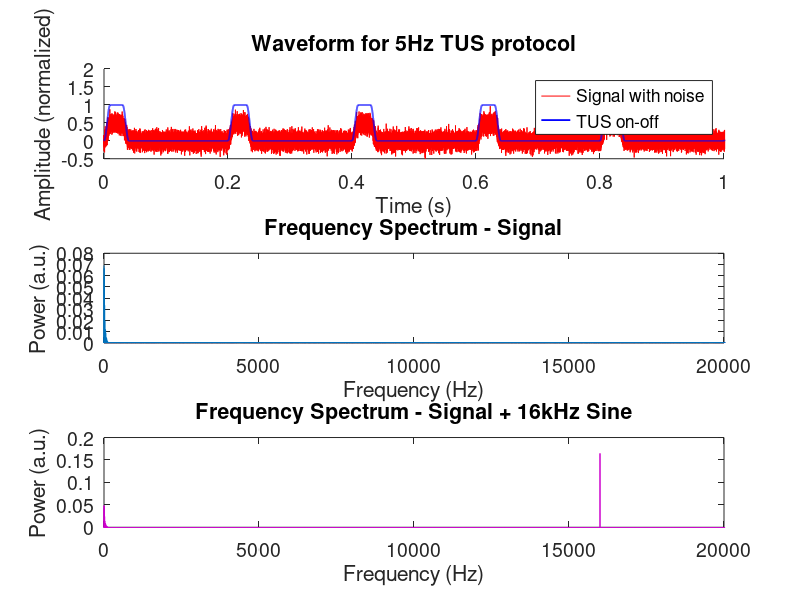
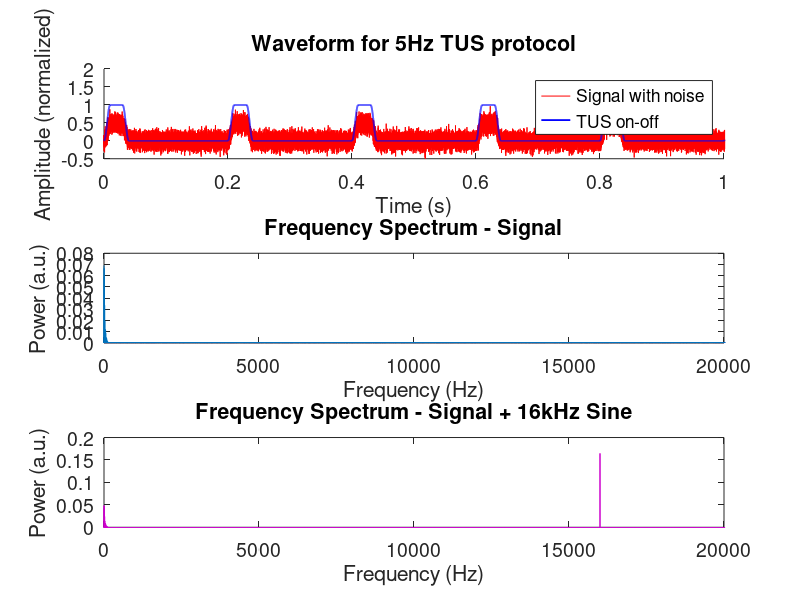

The MATLAB source for these figures, in order:
%%%%%%%%%%%%%%%%%%%%%%%%%%%%%%%%%%%%%%%%%%%%%%%%%%%%%%%%%%%%%%%%%%%%%%%%%%%
%                                                                         %
%                                NOTES                                    %
%                                                                         %
% Author: Marwan Engels
% Date: 30/06/2026
% Labs: Motivational & Cognitive Control lab & Cognitive Neuromodulation Lab
%       Donders Institute, Nijmegen.
%
% This script creates the Auditory Mask
% Simultaneously delivers a TUS protocol, plays an auditory masking souhnd, and records Localite Instrument markers. 
% - Can run both a full TUS protocol and a pilot version (i.e., 5 seconds stimulation) 
%
% NOTE: DEVELOPMENT STATUS: This script is currently under active development and is provided AS IS. 
% Script may be incomplete, undergo significant changes, or contain bugs. Use at your own discretion.
%
% Matlab 2023B                                                            
% PRESTUS Git version: @ e6bd1b2                                          
%%%%%%%%%%%%%%%%%%%%%%%%%%%%%%%%%%%%%%%%%%%%%%%%%%%%%%%%%%%%%%%%%%%%%%%%%%%


%% ControlTUS Auditory Mask Sample Generator
% Author: Marwan Engels
% Date: 28-04-2026




clear, close all

% Set seed
rng(3004)

% Set input path
pathway = pwd;
dir.out = fullfile(pathway, "output");

% Create output folder
if ~exist(dir.out, 'dir')
    mkdir(dir.out);
end

%% --------------------------------------------------------------------- %
%                      Create Sample of Auditory Mask                    %
% ---------------------------------------------------------------------- %
disp('Creating auditory masking stimulus.')
% Request user inputs
%sec = input('Enter required sample length (s): '); % Input total sample length
sec = 60;
%prf = input('Enter PRF (Hz): '); % Input pulse repetition frequency
prf = 5;
%DC = input('Enter Duty Cycle (%): '); % Input Pulse duration
DC = 20;
%snr = input('Enter signal-to-noise ratio (denominator): '); % Input signal-to-noise ratio
snr = 14;
%Tukey_ms = input('Enter Tukey ramp amount (ms): '); % Tukey ramp amount
Tukey_ms = 10;
%sin_freq = input('Enter frequency of extra sine wave (kHz): ')
sin_freq = 16; % kHz

% Set basic parameters
fs = 48000; % 48kHz sampling frequency (professional music/audio standard).
t = 0:1/fs:(sec - 1/fs); % time vector
period = 1/prf; % pulse repetition period

% Create square wave
square_signal = (square(2*pi*prf*t, DC)+1)/2; % square wave

% ---------------------------------------------------------------------- 
% Create Tukey ramp
ramp_samples = round(Tukey_ms/1000 * fs); % ms ramp in samples

% Cosine onset (0 -> 1) and offset (1 -> 0) ramps
onset_ramp  = (1 - cos(pi * (0:ramp_samples-1) / (ramp_samples-1))) / 2;
offset_ramp = fliplr(onset_ramp);

% Find on-segment boundaries
padded   = [0, square_signal, 0];
rise_idx = find(diff(padded) >  0.5); % start indices of on-segments
fall_idx = find(diff(padded) < -0.5); % end indices of on-segments

for k = 1:length(rise_idx)
    on_start = rise_idx(k);
    on_end   = fall_idx(k) - 1;
    on_len   = on_end - on_start + 1;

    if on_len >= 2 * ramp_samples  % only ramp if pulse is long enough
        square_signal(on_start : on_start+ramp_samples-1) = ...
            square_signal(on_start : on_start+ramp_samples-1) .* onset_ramp;

        square_signal(on_end-ramp_samples+1 : on_end) = ...
            square_signal(on_end-ramp_samples+1 : on_end) .* offset_ramp;
    end
end

% ------------------------------------------------------------------------

% Create noise signal
noiseRatio = 1/snr; % compute noise ratio 
noise = sqrt(noiseRatio)* randn(size(t)); % generate pure noise signal

% Create x kHz sinewave signal
sine_amp = 1; % adjust this to scale the sine wave
sin_freqHZ = sin_freq*1000; % convert kHz to Hz
sine = sine_amp * sin(2*pi*sin_freqHZ*t);

% Combine signals
signal = square_signal + noise; % Squarewave + Noise
signal_sine = square_signal + noise + sine; % Alternative signal: Squarewave + Noise + 16kHz sine

% Normalize signal to avoid clipping
signal = signal./max(abs(signal));
signal_sine = signal_sine./max(abs(signal_sine));

% ---------------------------------------------------------------------- %
%                          Fourier Transformation                        %
% ---------------------------------------------------------------------- %
% Fourier / Frequency spectrum
T   = sec; % total sample duration
L   = fs * T;
Fsh = L / 2;
f   = (0:L-1)/L*fs - fs/2;

% Signal
Y        = fft(signal) / L;
full_amp = abs(fftshift(Y));

% Signal + sine
Y_sine        = fft(signal_sine) / L;
full_amp_sine = abs(fftshift(Y_sine));

%% ---------------------------------------------------------------------- %
%                             Plot Wavelets                              %
% ---------------------------------------------------------------------- %
disp('Plotting wavelets')
figure()

% --- Waveform ---
subplot(3,1,1);
hold on
plot(t, signal, '-r', 'linewidth', .7);
plot(t, square_signal, '-b', 'linewidth', 1.3);
hold off
axis([0 1 -.5 2]);
title(['Waveform for ', num2str(prf), 'Hz TUS protocol']);
xlabel('Time (s)');
ylabel('Amplitude (normalized)');
legend('Signal with noise', 'TUS on-off');
set(gca, 'FontSize', 14);

% --- Frequency spectrum (signal) ---
subplot(3,1,2);
plot(f((Fsh+1):(2*Fsh-1)), full_amp((Fsh+1):(2*Fsh-1)));
xlim([0 20000]);
title('Frequency Spectrum - Signal');
xlabel('Frequency (Hz)');
ylabel('Power (a.u.)');
set(gca, 'FontSize', 14);

% --- Frequency spectrum (signal + sine) ---
subplot(3,1,3);
plot(f((Fsh+1):(2*Fsh-1)), full_amp_sine((Fsh+1):(2*Fsh-1)), 'color', [0.8 0 0.8]);
xlim([0 20000]);
title(['Frequency Spectrum - Signal + ', num2str(sin_freq), 'kHz Sine']);
xlabel('Frequency (Hz)');
ylabel('Power (a.u.)');
set(gca, 'FontSize', 14);


% Save after all subplots are drawn
% PNG
disp('Saving png...')
saveas(gcf, fullfile(dir.out, [num2str(T),'sec_',num2str(prf),'Hz_',num2str(DC),'DC', num2str(Tukey_ms),'msTukeyRamp_1', num2str(snr),'SNR_', 'Waveform.png']));
%PDF
disp('Saving pdf...')
exportgraphics(gcf, fullfile(dir.out, [num2str(prf), 'Hz_Waveform.pdf']), 'ContentType', 'vector');

%%
% ---------------------------------------------------------------------- %
%                          Save Signal as .txt                           %
% ---------------------------------------------------------------------- %
N = 1:length(square_signal);
M = [N; t; square_signal; signal]';

%csvwrite('M1TUS2.0_mask.txt', M)
%%
% ---------------------------------------------------------------------- %
%                           Save File as .wav                            %
% ---------------------------------------------------------------------- %
disp('Saving sound file: SquareWave+Noise')
% Safe .wav file
filename = fullfile(dir.out, ['CtrlTUS_auditorymask_squarewave_dur', ...
    num2str(T), 's_prf', ...
    num2str(prf), 'Hz_', ...
    num2str(DC), 'DC_', ...
    num2str(Tukey_ms), 'msTukeyRamp_', ...
    num2str(snr), 'SNR', ...
    '.wav']);

audiowrite(filename, signal, fs);

fprintf('Saving sound file: SquareWave+Noise+%g\n', sin_freq)

% Safe .wav file
filename_sine = fullfile(dir.out, ['CtrlTUS_auditorymask_squarewave_', ...
    num2str(sin_freq), 'kHzsine_dur', ...
    num2str(T), 's_prf', ...
    num2str(prf), 'Hz_', ...
    num2str(DC), 'DC_', ...
    num2str(Tukey_ms), 'msTukeyRamp_', ...
    num2str(snr), 'SNR', ...
    '.wav']);

audiowrite(filename_sine, signal_sine, fs);

disp('Script finished successfully.')
